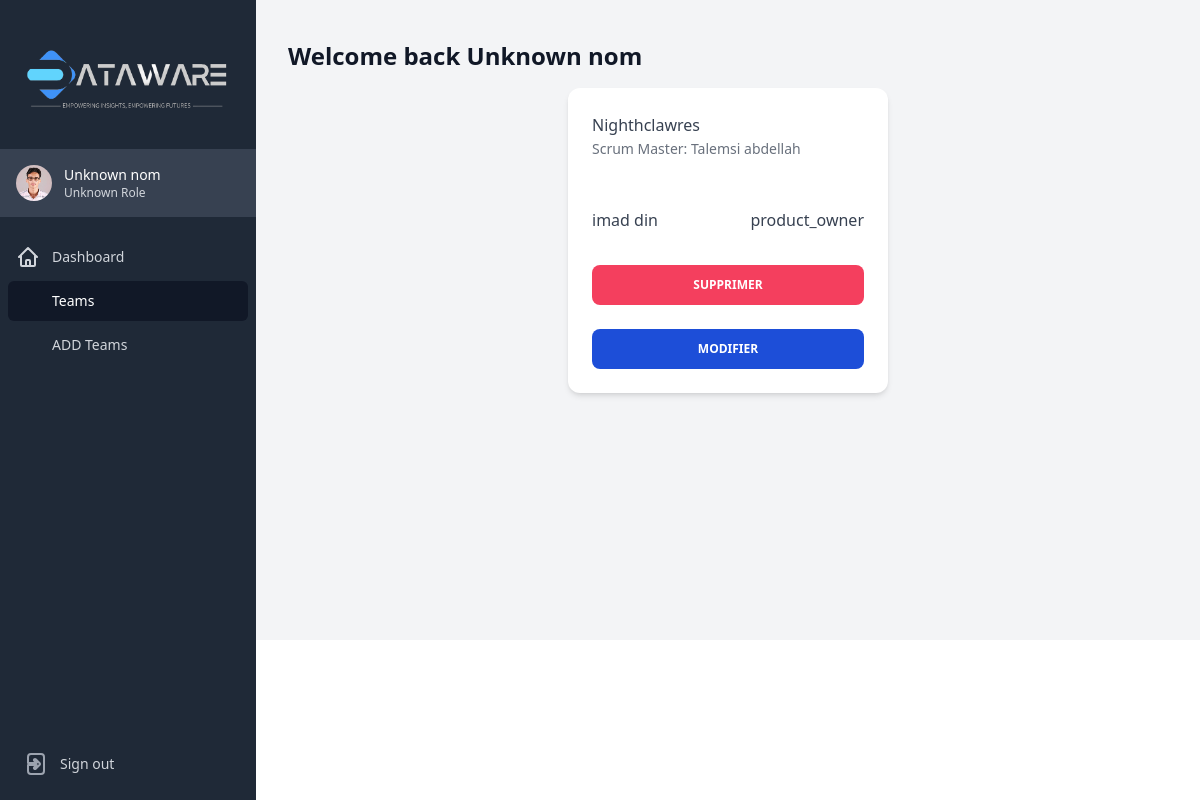
The app's page /scrummaster/team.php with its own data.
### tables this page shows
CREATE TABLE `teams` (
  `TeamID` int(11) NOT NULL,
  `TeamName` varchar(100) NOT NULL,
  `ScrumMasterID` int(11) DEFAULT NULL
);

CREATE TABLE `users` (
  `ID_User` int(11) NOT NULL,
  `Nom` varchar(50) NOT NULL,
  `Prenom` varchar(50) NOT NULL,
  `Email` varchar(50) DEFAULT NULL,
  `Tel` varchar(50) DEFAULT NULL,
  `PasswordU` varchar(255) NOT NULL,
  `UserRole` varchar(20) NOT NULL DEFAULT 'User',
  `Image` varchar(255) DEFAULT NULL
);

### scrummaster/team.php (the view, shortened to what this page needs)
<?php
global $pdo;
$role = isset($_SESSION["role"]) ? $_SESSION["role"] : "Unknown Role";
$name = isset($_SESSION["nom"]) ? $_SESSION["nom"] : "Unknown nom";
$sql = "SELECT
            u.ID_User AS ID_User,
            u.Nom AS UserNom,
            u.Prenom AS UserPrenom,
            u.UserRole AS UserRole,
            t.TeamID AS TeamID,
            t.TeamName AS TeamName,
            u2.ID_User AS ScrumMasterID,
            u2.Nom AS ScrumMasterName,
            u2.Prenom AS ScrumMasterPrenom
        FROM
            Users u
            INNER JOIN TeamMembers tm ON u.ID_User = tm.UserID
            INNER JOIN Teams t ON tm.TeamID = t.TeamID
            INNER JOIN Users u2 ON t.ScrumMasterID = u2.ID_User";
$stmt = $pdo->prepare($sql);
if (!$stmt->execute()) {
    die("Error executing statement: " . $stmt->errorInfo()[2]);
}
$stmt->bindColumn('ID_User', $id);
$stmt->bindColumn('UserNom', $userNom);
$stmt->bindColumn('UserPrenom', $userPrenom);
$stmt->bindColumn('UserRole', $userRole);
$stmt->bindColumn('TeamID', $teamID);
$stmt->bindColumn('TeamName', $teamName);
$stmt->bindColumn('ScrumMasterID', $scrumMasterID);
$stmt->bindColumn('ScrumMasterName', $scrumMasterName);
$stmt->bindColumn('ScrumMasterPrenom', $scrumMasterPrenom);
$teamData = [];
while ($stmt->fetch(PDO::FETCH_BOUND)) {
    $teamData[$teamID]['TeamName'] = $teamName;
    $teamData[$teamID]['ScrumMasterID'] = $scrumMasterID;
    $teamData[$teamID]['ScrumMasterName'] = $scrumMasterName;
    $teamData[$teamID]['ScrumMasterPrenom'] = $scrumMasterPrenom;
    $teamData[$teamID]['Members'][] = [
        'ID_User' => $id,
        'UserNom' => $userNom,
        'UserPrenom' => $userPrenom,
        'UserRole' => $userRole,
    ];
}
?>
<!DOCTYPE html>
<html lang="en">
<head>
  <script src="https://cdn.tailwindcss.com"></script>
</head>
<body>
<div class="min-h-[640px] bg-gray-100 h">
  <div x-data="{ open: false }" @keydown.window.escape="open = false">
    <div id="sidebar" class="hidden fixed w-full md:flex md:w-64 md:flex-col md:fixed md:inset-y-0">
      <div class="flex-1 flex flex-col min-h-0 bg-gray-800">
        <div class="flex-1 flex flex-col pt-5 pb-4 overflow-y-auto">
          <div class="flex items-center flex-shrink-0 px-4">
            <img class="h-full w-full" src="../img/white.png" alt="Workflow">
          </div>
          <div class="flex-shrink-0 flex bg-gray-700 p-4 mt-4">
          <a href="#" class="flex-shrink-0 w-full group block">
            <div class="flex items-center">
              <div>
                <img class="inline-block h-9 w-9 rounded-full" src="../img/moi.jpg" alt="profile">
              </div>
              <div class="ml-3">
                <p class="text-sm font-medium text-white">
                <?php
                                if (isset($name)) {
                                    echo $name ;
                                } else {
                                    echo "Unknown nom";
                                }
                                ?>
                </p>
                <p class="text-xs font-medium text-gray-300 group-hover:text-gray-200">
                <?php
                                if (isset($role)) {
                                    echo $role;
                                } else {
                                    echo "Unknown Role";
                                }
                                ?>
                </p>
              </div>
            </div>
          </a>
        </div>
          <nav class="mt-5 flex-1 px-2 space-y-1">
              <a href="dashboardP.php" class="text-gray-300 hover:bg-gray-700 hover:text-white group flex items-center px-2 py-2 text-sm font-medium rounded-md" x-state:on="Current" x-state:off="Default" x-state-description="Current: &quot;bg-gray-900 text-white&quot;, Default: &quot;text-gray-300 hover:bg-gray-700 hover:text-white&quot;">
                Dashboard
              </a>
              <a href="teams.php" class="bg-gray-900 text-white group flex items-center px-2 py-2 text-sm font-medium rounded-md" x-state-description="undefined: &quot;bg-gray-900 text-white&quot;, undefined: &quot;text-gray-300 hover:bg-gray-700 hover:text-white&quot;">
                Teams
              </a>
              <a href="ajouterE.php" class="text-gray-300 hover:bg-gray-700 hover:text-white group flex items-center px-2 py-2 text-sm font-medium rounded-md" x-state-description="undefined: &quot;bg-gray-900 text-white&quot;, undefined: &quot;text-gray-300 hover:bg-gray-700 hover:text-white&quot;">
                ADD Teams
              </a>
          </nav>
        </div>
        <div class=" flex  p-4">
           <a href="../Login.php" class="text-gray-300 hover:bg-gray-700 hover:text-white group flex items-center px-2 py-2 text-sm font-medium rounded-md" x-state-description="undefined: &quot;bg-gray-900 text-white&quot;, undefined: &quot;text-gray-300 hover:bg-gray-700 hover:text-white&quot;">
                Sign out
              </a>
        </div>
      </div>
    </div>
<div class="md:pl-64 flex flex-col flex-1">
      <main class="flex-1">
        <div class="py-6">
          <div class="max-w-7xl mx-auto px-4 sm:px-6 lg:px-8 my-4">
            <h1 class="text-2xl font-semibold text-gray-900">Welcome back
                 <?php
                                if (isset($name )) {
                                    echo $name ;
                                } else {
                                    echo "Unknown nom";
                                }
                                ?></h1>
          </div>
          <div class="max-w-7xl mx-auto px-4 sm:px-6 md:px-8 flex flex-wrap justify-center gap-6">
                <?php foreach ($teamData as $teamID => $team): ?>
                    <div class="relative flex flex-col text-gray-700 bg-white shadow-md w-80 rounded-xl bg-clip-border">
                        <div class="p-6">
                            <p class="block font-sans text-base antialiased font-medium leading-relaxed text-blue-gray-900"><?= $team['TeamName'] ?></p>
                            <p class="block font-sans text-sm antialiased font-normal leading-normal text-gray-700 opacity-75">
                                Scrum Master: <?= $team['ScrumMasterName'] ?? 'N/A' ?>  <?= $team['ScrumMasterPrenom'] ?? 'N/A' ?>
                            </p>
                        </div>
                        <?php foreach ($team['Members'] as $member): ?>
                            <div class="p-6">
                                <div class="flex items-center justify-between mb-2">
                                    <p class="block font-sans text-base antialiased font-medium leading-relaxed text-blue-gray-900"><?= $member['UserNom'] ?> <?= $member['UserPrenom'] ?></p>
                                    <p class="block font-sans text-base antialiased font-medium leading-relaxed text-blue-gray-900"><?= $member['UserRole'] ?></p>
                                </div>
                            </div>
                        <?php endforeach; ?>
                        <div class="p-6 pt-0">
                           <a href="supprimer.php?id=<?= $project['ProjectID'] ?>" class="block w-full select-none rounded-lg bg-rose-500 py-3 px-6 text-center align-middle font-sans text-xs font-bold uppercase text-white transition-all hover:scale-105 focus:scale-105 focus:opacity-[0.85] active:scale-100 active:opacity-[0.85] disabled:pointer-events-none disabled:opacity-50 disabled:shadow-none">Supprimer</a>
                        </div>
                    <div class="p-6 pt-0">
                           <a href="modifier.php?id=<?= $project['ProjectID'] ?>" class="block w-full select-none rounded-lg bg-blue-700 py-3 px-6 text-center align-middle font-sans text-xs font-bold uppercase text-white transition-all hover:scale-105 focus:scale-105 focus:opacity-[0.85] active:scale-100 active:opacity-[0.85] disabled:pointer-events-none disabled:opacity-50 disabled:shadow-none">Modifier</a>
                    </div>
                    </div>
                <?php endforeach; ?>
            </div>
      </main>
    </div>
  </div>
  </div>
</body>
</html>

### records on screen
teams: TeamName "Nighthclawres", ScrumMasterID.Nom "Talemsi", ScrumMasterID.Prenom "abdellah", users.Nom "imad", users.Prenom "din", users.UserRole "product_owner"

### other values on screen
$name "Unknown nom"
$role "Unknown Role"
